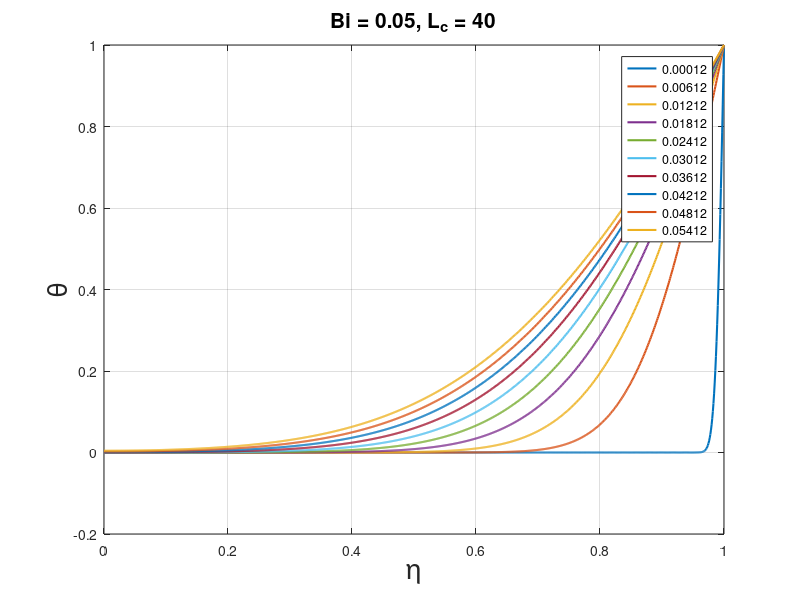

Reproduce this figure in MATLAB.
clear;

Bi = 0.05;
Lc = 40;

m = (Bi*Lc)^0.5;

% power of Fourier series
n = 100;

n_eta = 1000;
eta = linspace(0,1,n_eta);
n_ksi = 1000;

% final dimensionless time
ksi_end = 0.06;
ksi = linspace(0,ksi_end,n_ksi);

Te = 20;
T0 = 100;

Ts = 1/cosh(m)*cosh(m*eta);

% steady-state T at tip
Tem_c = Ts(1)*0.9;

lams = zeros(n,1);
Ans = zeros(n,1);
Tt = zeros(n_ksi,n_eta);
for i = 1:n
    lam = (2*i-1)/2*pi;
    lams(i) = lam;
    An = -2/cosh(m)*(cosh(m)*sin(lam)/lam)*(1+m^2/lam^2)^-1;
    Ans(i) = An;
    for j = 1:n_ksi
        Tt(j,:) = Tt(j,:) + An*exp(-(lam^2+m^2)*ksi(j))*cos(lam*eta);
    end
end

theta = zeros(n_ksi,n_eta);

for k = 1:n_ksi
    theta(k,:) = Ts + Tt(k,:);
end

% characteristic time get

theta_at_tip = theta(:,1);
err = (theta_at_tip - Tem_c).^2;

[min, pos] = min(err);

time_c = ksi(pos);

%%
fprintf(['特征时间的值为',num2str(time_c),'\n']);

for kk = 2:n_ksi/10:n_ksi
    plot(eta,theta(kk,:),'LineWidth',1.5);
    hold on
    grid on
end
labels = num2str(((2:n_ksi/10:n_ksi)/n_ksi*ksi_end)');
title('Bi = 0.05, L_c = 40','FontSize',15);
ylabel('\theta','FontSize',20);
xlabel('\eta','FontSize',20);
legend(labels);